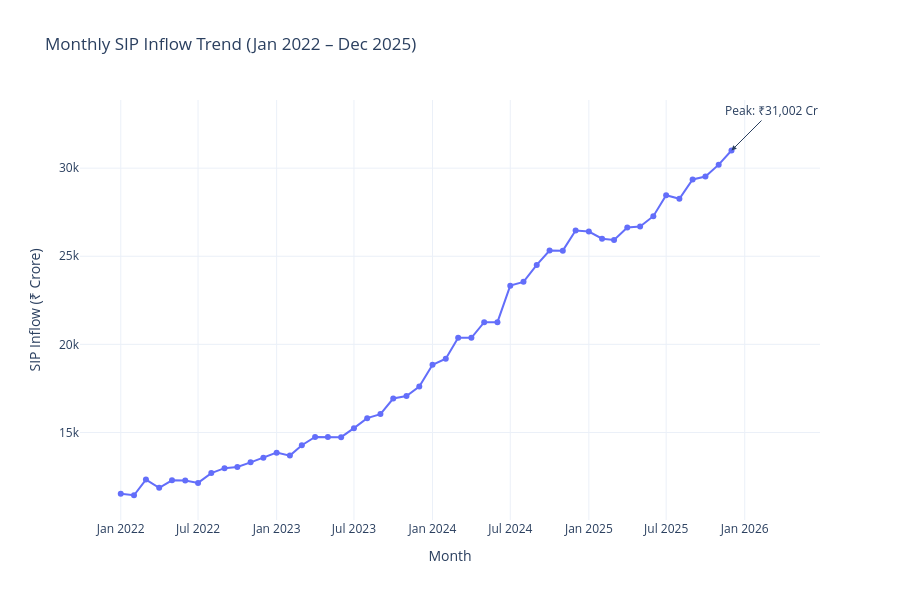

The code cell stored with this chart in its notebook:
### Code cell
peak = sip.loc[sip["sip_inflow_crore"].idxmax()]
peak_month = pd.to_datetime(peak["month"]).to_pydatetime()

fig.add_annotation(
    x=peak_month,
    y=peak["sip_inflow_crore"],
    text=f"Peak: ₹{peak['sip_inflow_crore']:,} Cr",
    showarrow=True,
    arrowhead=2,
    ax=40,
    ay=-40
)

fig.update_layout(
    template="plotly_white",
    height=600
)

fig.show()

### Figure 1 — Plotly figure (JSON) as saved in the notebook; plotly's stock layout.template omitted (floating-point values rounded to 4 significant figures)
{"data": [{"hovertemplate": "Month=%{x}<br>SIP Inflow (₹ Crore)=%{y}<extra></extra>", "legendgroup": "", "line": {"color": "#636efa", "dash": "solid"}, "marker": {"symbol": "circle"}, "mode": "lines+markers", "name": "", "orientation": "v", "showlegend": false, "type": "scatter", "x": ["2022-01-01T00:00:00", "2022-02-01T00:00:00", "2022-03-01T00:00:00", "2022-04-01T00:00:00", "2022-05-01T00:00:00", "2022-06-01T00:00:00", "2022-07-01T00:00:00", "2022-08-01T00:00:00", "2022-09-01T00:00:00", "2022-10-01T00:00:00", "2022-11-01T00:00:00", "2022-12-01T00:00:00", "2023-01-01T00:00:00", "2023-02-01T00:00:00", "2023-03-01T00:00:00", "2023-04-01T00:00:00", "2023-05-01T00:00:00", "2023-06-01T00:00:00", "2023-07-01T00:00:00", "2023-08-01T00:00:00", "2023-09-01T00:00:00", "2023-10-01T00:00:00", "2023-11-01T00:00:00", "2023-12-01T00:00:00", "2024-01-01T00:00:00", "2024-02-01T00:00:00", "2024-03-01T00:00:00", "2024-04-01T00:00:00", "2024-05-01T00:00:00", "2024-06-01T00:00:00", "2024-07-01T00:00:00", "2024-08-01T00:00:00", "2024-09-01T00:00:00", "2024-10-01T00:00:00", "2024-11-01T00:00:00", "2024-12-01T00:00:00", "2025-01-01T00:00:00", "2025-02-01T00:00:00", "2025-03-01T00:00:00", "2025-04-01T00:00:00", "2025-05-01T00:00:00", "2025-06-01T00:00:00", "2025-07-01T00:00:00", "2025-08-01T00:00:00", "2025-09-01T00:00:00", "2025-10-01T00:00:00", "2025-11-01T00:00:00", "2025-12-01T00:00:00"], "xaxis": "x", "y": [11517, 11438, 12328, 11863, 12286, 12276, 12140, 12694, 12976, 13040, 13306, 13573, 13856, 13687, 14276, 14749, 14749, 14734, 15245, 15814, 16042, 16928, 17073, 17610, 18838, 19187, 20371, 20371, 21262, 21262, 23332, 23547, 24509, 25323, 25320, 26459, 26400, 25999, 25926, 26632, 26688, 27274, 28464, 28265, 29361, 29529, 30200, 31002], "yaxis": "y"}], "layout": {"annotations": [{"arrowhead": 2, "ax": 40, "ay": -40, "showarrow": true, "text": "Peak: ₹31,002 Cr", "x": "2025-12-01T00:00:00", "y": 31002}], "height": 600, "legend": {"tracegroupgap": 0}, "title": {"text": "Monthly SIP Inflow Trend (Jan 2022 – Dec 2025)"}, "xaxis": {"anchor": "y", "domain": [0, 1], "title": {"text": "Month"}}, "yaxis": {"anchor": "x", "domain": [0, 1], "title": {"text": "SIP Inflow (₹ Crore)"}}}}
